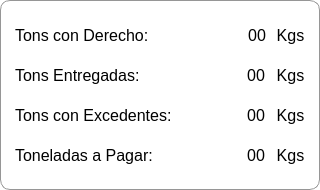
      <widget class="QFrame" name="frame_22">
       <property name="geometry">
        <rect>
         <x>20</x>
         <y>420</y>
         <width>320</width>
         <height>190</height>
        </rect>
       </property>
       <property name="styleSheet">
        <string notr="true">font: 16pt &quot;Bahnschrift&quot;;
border-width:1px;
border-color:rgb(150, 150, 150);
background:rgb(255, 255, 255);
border-style:solid;
border-radius:10px;</string>
       </property>
       <property name="frameShape">
        <enum>QFrame::StyledPanel</enum>
       </property>
       <property name="frameShadow">
        <enum>QFrame::Raised</enum>
       </property>
       <widget class="QLabel" name="Liq_Excd_Derecho">
        <property name="geometry">
         <rect>
          <x>10</x>
          <y>20</y>
          <width>151</width>
          <height>31</height>
         </rect>
        </property>
        <property name="styleSheet">
         <string notr="true">font:16px;
border-radius:0px;
background:transparent;
border-color: transparent;</string>
        </property>
        <property name="text">
         <string>Tons con Derecho:</string>
        </property>
        <property name="alignment">
         <set>Qt::AlignLeading|Qt::AlignLeft|Qt::AlignVCenter</set>
        </property>
       </widget>
       <widget class="QLabel" name="Liq_Excd_Entrega">
        <property name="geometry">
         <rect>
          <x>10</x>
          <y>60</y>
          <width>141</width>
          <height>31</height>
         </rect>
        </property>
        <property name="styleSheet">
         <string notr="true">font:16px;
border-radius:0px;
background:transparent;
border-color: transparent;</string>
        </property>
        <property name="text">
         <string>Tons Entregadas:</string>
        </property>
        <property name="alignment">
         <set>Qt::AlignLeading|Qt::AlignLeft|Qt::AlignVCenter</set>
        </property>
       </widget>
       <widget class="QLabel" name="Liq_Excd_Excede">
        <property name="geometry">
         <rect>
          <x>10</x>
          <y>100</y>
          <width>171</width>
          <height>31</height>
         </rect>
        </property>
        <property name="styleSheet">
         <string notr="true">font:16px;
border-radius:0px;
background:transparent;
border-color: transparent;</string>
        </property>
        <property name="text">
         <string>Tons con Excedentes:</string>
        </property>
        <property name="alignment">
         <set>Qt::AlignLeading|Qt::AlignLeft|Qt::AlignVCenter</set>
        </property>
       </widget>
       <widget class="QLabel" name="Liq_Excd_Pagar">
        <property name="geometry">
         <rect>
          <x>10</x>
          <y>140</y>
          <width>151</width>
          <height>31</height>
         </rect>
        </property>
        <property name="styleSheet">
         <string notr="true">font:16px;
border-radius:0px;
background:transparent;
border-color: transparent;</string>
        </property>
        <property name="text">
         <string>Toneladas a Pagar:</string>
        </property>
        <property name="alignment">
         <set>Qt::AlignLeading|Qt::AlignLeft|Qt::AlignVCenter</set>
        </property>
       </widget>
       <widget class="QLabel" name="Liq_Excd_Derecho_edit">
        <property name="geometry">
         <rect>
          <x>170</x>
          <y>20</y>
          <width>101</width>
          <height>31</height>
         </rect>
        </property>
        <property name="styleSheet">
         <string notr="true">font:16px;
border-radius:0px;
background:transparent;
border-color: transparent;</string>
        </property>
        <property name="text">
         <string>00</string>
        </property>
        <property name="alignment">
         <set>Qt::AlignRight|Qt::AlignTrailing|Qt::AlignVCenter</set>
        </property>
       </widget>
       <widget class="QLabel" name="Liq_Excd_Entrega_edit">
        <property name="geometry">
         <rect>
          <x>170</x>
          <y>60</y>
          <width>100</width>
          <height>31</height>
         </rect>
        </property>
        <property name="styleSheet">
         <string notr="true">font:16px;
border-radius:0px;
background:transparent;
border-color: transparent;</string>
        </property>
        <property name="text">
         <string>00</string>
        </property>
        <property name="alignment">
         <set>Qt::AlignRight|Qt::AlignTrailing|Qt::AlignVCenter</set>
        </property>
       </widget>
       <widget class="QLabel" name="Liq_Excd_Excede_edit">
        <property name="geometry">
         <rect>
          <x>170</x>
          <y>100</y>
          <width>100</width>
          <height>31</height>
         </rect>
        </property>
        <property name="styleSheet">
         <string notr="true">font:16px;
border-radius:0px;
background:transparent;
border-color: transparent;</string>
        </property>
        <property name="text">
         <string>00</string>
        </property>
        <property name="alignment">
         <set>Qt::AlignRight|Qt::AlignTrailing|Qt::AlignVCenter</set>
        </property>
       </widget>
       <widget class="QLabel" name="Liq_Excd_Pagar_edit">
        <property name="geometry">
         <rect>
          <x>170</x>
          <y>140</y>
          <width>100</width>
          <height>31</height>
         </rect>
        </property>
        <property name="styleSheet">
         <string notr="true">font:16px;
border-radius:0px;
background:transparent;
border-color: transparent;</string>
        </property>
        <property name="text">
         <string>00</string>
        </property>
        <property name="alignment">
         <set>Qt::AlignRight|Qt::AlignTrailing|Qt::AlignVCenter</set>
        </property>
       </widget>
       <widget class="QLabel" name="kgs_1">
        <property name="geometry">
         <rect>
          <x>270</x>
          <y>20</y>
          <width>41</width>
          <height>31</height>
         </rect>
        </property>
        <property name="styleSheet">
         <string notr="true">font:16px;
border-radius:0px;
background:transparent;
border-color: transparent;</string>
        </property>
        <property name="text">
         <string>Kgs</string>
        </property>
        <property name="alignment">
         <set>Qt::AlignCenter</set>
        </property>
       </widget>
       <widget class="QLabel" name="kgs_2">
        <property name="geometry">
         <rect>
          <x>270</x>
          <y>60</y>
          <width>41</width>
          <height>31</height>
         </rect>
        </property>
        <property name="styleSheet">
         <string notr="true">font:16px;
border-radius:0px;
background:transparent;
border-color: transparent;</string>
        </property>
        <property name="text">
         <string>Kgs</string>
        </property>
        <property name="alignment">
         <set>Qt::AlignCenter</set>
        </property>
       </widget>
       <widget class="QLabel" name="kgs_3">
        <property name="geometry">
         <rect>
          <x>270</x>
          <y>100</y>
          <width>41</width>
          <height>31</height>
         </rect>
        </property>
        <property name="styleSheet">
         <string notr="true">font:16px;
border-radius:0px;
background:transparent;
border-color: transparent;</string>
        </property>
        <property name="text">
         <string>Kgs</string>
        </property>
        <property name="alignment">
         <set>Qt::AlignCenter</set>
        </property>
       </widget>
       <widget class="QLabel" name="kgs_4">
        <property name="geometry">
         <rect>
          <x>270</x>
          <y>140</y>
          <width>41</width>
          <height>31</height>
         </rect>
        </property>
        <property name="styleSheet">
         <string notr="true">font:16px;
border-radius:0px;
background:transparent;
border-color: transparent;</string>
        </property>
        <property name="text">
         <string>Kgs</string>
        </property>
        <property name="alignment">
         <set>Qt::AlignCenter</set>
        </property>
       </widget>
      </widget>
